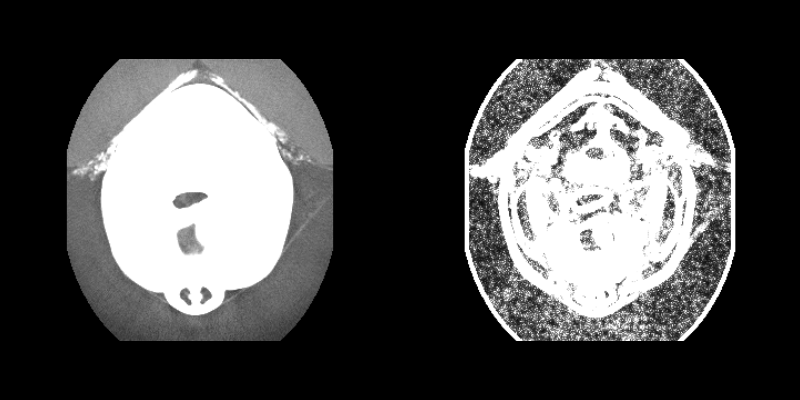

This chart was generated by the following Python code:
#!/usr/bin/env python

# Compute local variance of a medical volume slice using
# vtkImageVariance3D and display original vs variance side by side.

import os
from pathlib import Path

# Factory overrides: importing these modules registers the OpenGL rendering
# and interaction style implementations for vtkRenderingCore factory classes.
import vtkmodules.vtkInteractionStyle  # noqa: F401
import vtkmodules.vtkRenderingOpenGL2  # noqa: F401
# VTK pipeline classes used in this example
from vtkmodules.vtkIOImage import vtkMetaImageReader
from vtkmodules.vtkImagingCore import vtkImageCast
from vtkmodules.vtkImagingGeneral import vtkImageVariance3D
from vtkmodules.vtkInteractionStyle import vtkInteractorStyleImage
from vtkmodules.vtkRenderingCore import (
    vtkImageActor,
    vtkRenderWindow,
    vtkRenderWindowInteractor,
    vtkRenderer,
)

# Colors (normalized RGB)
black_rgb = (0.0, 0.0, 0.0)

# Data directory: defaults to the folder containing this script
data_dir = Path(os.environ.get("VPE_DATA_DIR", Path(__file__).parent))

# Reader: load the 3D medical volume
reader = vtkMetaImageReader()
reader.SetFileName(str(data_dir / "FullHead.mhd"))
reader.Update()

# Choose the middle axial slice
extent = reader.GetOutput().GetExtent()
mid_z = (extent[4] + extent[5]) // 2

# Variance: compute local variance in a 5x5x1 neighborhood
variance = vtkImageVariance3D()
variance.SetInputConnection(reader.GetOutputPort())
variance.SetKernelSize(5, 5, 1)

# Cast variance to unsigned char for display
cast_variance = vtkImageCast()
cast_variance.SetInputConnection(variance.GetOutputPort())
cast_variance.SetOutputScalarTypeToUnsignedChar()
cast_variance.ClampOverflowOn()

# Cast original to unsigned char for display
cast_original = vtkImageCast()
cast_original.SetInputConnection(reader.GetOutputPort())
cast_original.SetOutputScalarTypeToUnsignedChar()
cast_original.ClampOverflowOn()

# Actor 1: original slice (left viewport)
actor_original = vtkImageActor()
actor_original.GetMapper().SetInputConnection(cast_original.GetOutputPort())
actor_original.SetDisplayExtent(extent[0], extent[1], extent[2], extent[3], mid_z, mid_z)

# Actor 2: variance slice (right viewport)
actor_variance = vtkImageActor()
actor_variance.GetMapper().SetInputConnection(cast_variance.GetOutputPort())
actor_variance.SetDisplayExtent(extent[0], extent[1], extent[2], extent[3], mid_z, mid_z)

# Renderer 1: left viewport — original
renderer_left = vtkRenderer()
renderer_left.SetViewport(0.0, 0.0, 0.5, 1.0)
renderer_left.AddActor(actor_original)
renderer_left.SetBackground(black_rgb)

# Renderer 2: right viewport — variance
renderer_right = vtkRenderer()
renderer_right.SetViewport(0.5, 0.0, 1.0, 1.0)
renderer_right.AddActor(actor_variance)
renderer_right.SetBackground(black_rgb)
renderer_right.SetActiveCamera(renderer_left.GetActiveCamera())

# Window: display the rendered scene
render_window = vtkRenderWindow()
render_window.AddRenderer(renderer_left)
render_window.AddRenderer(renderer_right)
render_window.SetWindowName("variance3d")
render_window.SetMultiSamples(0)
render_window.SetSize(800, 400)

# Interactor: handle mouse and keyboard events with 2D image style
render_window_interactor = vtkRenderWindowInteractor()
interactor_style_image = vtkInteractorStyleImage()
render_window_interactor.SetInteractorStyle(interactor_style_image)
render_window_interactor.SetRenderWindow(render_window)

# Scene: configure parallel projection for 2D image viewing
renderer_left.ResetCamera()
renderer_left.GetActiveCamera().ParallelProjectionOn()

render_window_interactor.Initialize()
render_window_interactor.Start()
